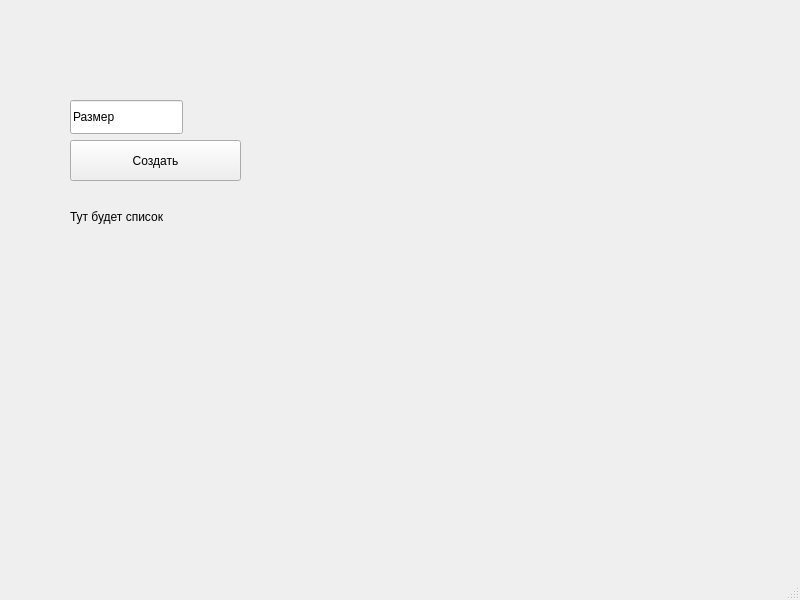
<?xml version="1.0" encoding="UTF-8"?>
<ui version="4.0">
 <class>MainWindow</class>
 <widget class="QMainWindow" name="MainWindow">
  <property name="geometry">
   <rect>
    <x>0</x>
    <y>0</y>
    <width>800</width>
    <height>600</height>
   </rect>
  </property>
  <property name="windowTitle">
   <string>MainWindow</string>
  </property>
  <widget class="QWidget" name="centralwidget">
   <widget class="QPushButton" name="pushButton">
    <property name="geometry">
     <rect>
      <x>70</x>
      <y>140</y>
      <width>171</width>
      <height>41</height>
     </rect>
    </property>
    <property name="text">
     <string>Создать</string>
    </property>
   </widget>
   <widget class="QLabel" name="label">
    <property name="geometry">
     <rect>
      <x>70</x>
      <y>210</y>
      <width>331</width>
      <height>191</height>
     </rect>
    </property>
    <property name="text">
     <string>Тут будет список</string>
    </property>
    <property name="alignment">
     <set>Qt::AlignLeading|Qt::AlignLeft|Qt::AlignTop</set>
    </property>
   </widget>
   <widget class="QLineEdit" name="lineEdit">
    <property name="geometry">
     <rect>
      <x>70</x>
      <y>100</y>
      <width>113</width>
      <height>34</height>
     </rect>
    </property>
    <property name="text">
     <string>Размер</string>
    </property>
   </widget>
  </widget>
  <widget class="QMenuBar" name="menubar">
   <property name="geometry">
    <rect>
     <x>0</x>
     <y>0</y>
     <width>800</width>
     <height>32</height>
    </rect>
   </property>
  </widget>
  <widget class="QStatusBar" name="statusbar"/>
 </widget>
 <resources/>
 <connections/>
</ui>
